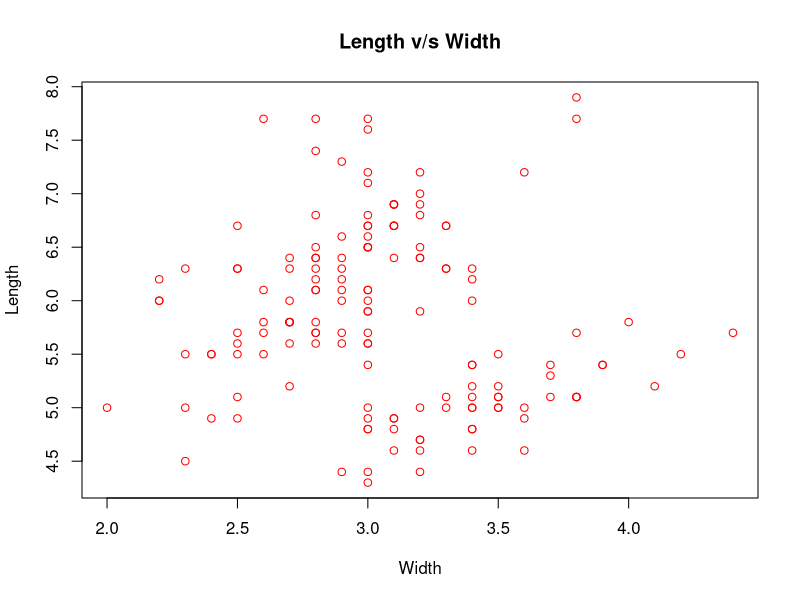

This chart was generated by the following R code:
library(datasets)
data("iris")
View(iris)

library(dplyr)
a<-iris
a%>%
  select(Sepal.Length,Sepal.Width)%>%
  filter(a$Species=="setosa")

plot(x=a$Sepal.Width,y=a$Sepal.Length,xlab="Width",ylab="Length",
     main="Length v/s Width",col='red')
